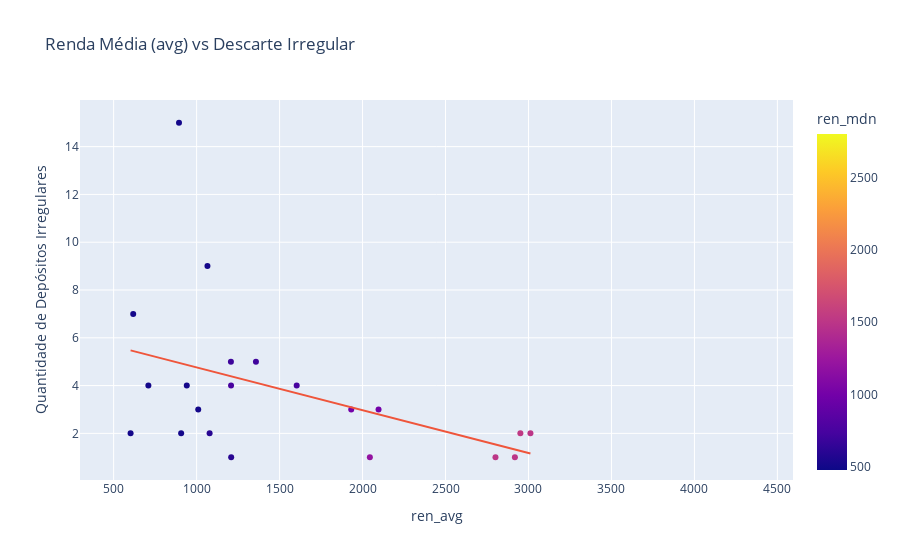

Notebook code for this chart:
### Code cell
fig = px.scatter(
    df,
    x="ren_avg",
    y="Quantidade de Depósitos Irregulares",
    color="ren_mdn",
    hover_name="Bairro",
    trendline="ols",
    title="Renda Média (avg) vs Descarte Irregular",
    labels={"avg": "Renda Média", "mdn": "Mediana da Renda"}
)
fig.show()

### Figure 1 — Plotly figure (JSON) as saved in the notebook; plotly's stock layout.template omitted (floating-point values rounded to 4 significant figures)
{"data": [{"hovertemplate": "<b>%{hovertext}</b><br><br>ren_avg=%{x}<br>Quantidade de Depósitos Irregulares=%{y}<br>ren_mdn=%{marker.color}<extra></extra>", "hovertext": ["Batista Campos", "Canudos", "Cidade Velha", "Condor", "Cremação", "Guamá", "Jurunas", "Marambaia", "Marco", "Fátima", "Nazaré", "Pedreira", "Reduto", "Sacramenta", "São Brás", "Souza", "Telégrafo", "Montese (Terra Firme)", "Campina", "Umarizal", "Barreiro", "Maracangalha", "Miramar", "Curió-Utinga", "Val-de-Cães", "Mangueirão", "Universitário", "Castanheira", "Guanabara", "Águas Lindas", "Aurá", "Bengui", "Cabanagem", "Coqueiro", "Parque Verde", "Pratinha", "São Clemente", "Tapanã", "Una", "Águas Negras", "Agulha", "Campina de Icoaraci", "Cruzeiro", "Maracacuera", "Paracuri", "Parque Guajará", "Ponta Grossa", "Tenoné", "São João do Outeiro", "Itaiteua", "Brasília", "Água Boa", "Aeroporto", "Arirambá", "Carananduba", "Caruara", "Farol", "Mangueiras", "Maracajá", "Natal do Murubira", "Porto Arthur", "São Francisco", "Sucurijuquara", "Vila", "Praia Grande", "Chapéu Virado", "Murubira", "Bonfim", "Marahú", "Paraíso", "Baía do Sol"], "legendgroup": "", "marker": {"color": [2000.0, 700.0, 1000.0, 510.0, 800.0, 510.0, 510.0, 710.0, 1000.0, 600.0, 2800.0, 750.0, 2300.0, 510.0, 1500.0, 1200.0, 510.0, 510.0, 1530.0, 1500.0, 510.0, 510.0, 600.0, 600.0, 1500.0, 700.0, 510.0, 700.0, 510.0, 510.0, 510.0, 510.0, 510.0, 750.0, 600.0, 510.0, 510.0, 510.0, 510.0, 510.0, 510.0, 510.0, 510.0, 510.0, 510.0, 510.0, 600.0, 510.0, 510.0, 510.0, 510.0, 510.0, 510.0, 510.0, 510.0, 510.0, 510.0, 510.0, 510.0, 510.0, 510.0, 510.0, 510.0, 510.0, 510.0, 510.0, 510.0, 480.0, 740.5, 500.0, 510.0], "coloraxis": "coloraxis", "symbol": "circle"}, "mode": "markers", "name": "", "orientation": "v", "showlegend": false, "type": "scatter", "x": [3742.0, 1276.0, 1932.0, 845.5, 1770.0, 940.7, 1065.0, 1358.0, 2096.0, 1125.0, 4357.0, 1603.0, 4335.0, 906.8, 2918.0, 2044.0, 1010.0, 714.4, 2951.0, 3012.0, 614.4, 937.9, 1208.0, 1179.0, 2801.0, 1274.0, 627.3, 1207.0, 743.2, 621.7, 592.3, 709.4, 670.9, 1207.0, 1397.0, 960.0, 602.1, 893.8, 738.4, 823.7, 827.4, 876.3, 1018.0, 649.5, 617.9, 777.7, 1078.0, 890.5, 785.0, 676.8, 642.4, 763.5, 743.8, 774.6, 689.7, 640.0, 932.9, 768.6, 779.5, 698.1, 803.5, 865.1, 561.4, 937.1, 1133.0, 864.4, 703.4, 534.6, 1545.0, 740.5, 661.5], "xaxis": "x", "y": [NaN, NaN, 3.0, NaN, NaN, 4.0, 9.0, 5.0, 3.0, NaN, NaN, 4.0, NaN, 2.0, 1.0, 1.0, 3.0, NaN, 2.0, 2.0, NaN, NaN, 1.0, NaN, 1.0, NaN, NaN, 5.0, NaN, NaN, NaN, 4.0, NaN, 4.0, NaN, NaN, 2.0, 15.0, NaN, NaN, NaN, NaN, NaN, NaN, 7.0, NaN, 2.0, NaN, NaN, NaN, NaN, NaN, NaN, NaN, NaN, NaN, NaN, NaN, NaN, NaN, NaN, NaN, NaN, NaN, NaN, NaN, NaN, NaN, NaN, NaN, NaN], "yaxis": "y"}, {"hovertemplate": "<b>OLS trendline</b><br>Quantidade de Depósitos Irregulares = -0.0017895 * ren_avg + 6.55006<br>R<sup>2</sup>=0.194130<br><br>ren_avg=%{x}<br>Quantidade de Depósitos Irregulares=%{y} <b>(trend)</b><extra></extra>", "legendgroup": "", "marker": {"symbol": "circle"}, "mode": "lines", "name": "", "showlegend": false, "type": "scatter", "x": [602.1, 617.9, 709.4, 893.8, 906.8, 940.7, 1010.0, 1065.0, 1078.0, 1207.0, 1207.0, 1208.0, 1358.0, 1603.0, 1932.0, 2044.0, 2096.0, 2801.0, 2918.0, 2951.0, 3012.0], "xaxis": "x", "y": [5.473, 5.444, 5.281, 4.951, 4.927, 4.867, 4.743, 4.644, 4.621, 4.391, 4.389, 4.388, 4.121, 3.681, 3.093, 2.892, 2.799, 1.538, 1.328, 1.269, 1.161], "yaxis": "y"}], "layout": {"coloraxis": {"colorbar": {"title": {"text": "ren_mdn"}}, "colorscale": [[0, "#0d0887"], [0.1111, "#46039f"], [0.2222, "#7201a8"], [0.3333, "#9c179e"], [0.4444, "#bd3786"], [0.5556, "#d8576b"], [0.6667, "#ed7953"], [0.7778, "#fb9f3a"], [0.8889, "#fdca26"], [1, "#f0f921"]]}, "legend": {"tracegroupgap": 0}, "title": {"text": "Renda Média (avg) vs Descarte Irregular"}, "xaxis": {"anchor": "y", "domain": [0, 1], "title": {"text": "ren_avg"}}, "yaxis": {"anchor": "x", "domain": [0, 1], "title": {"text": "Quantidade de Depósitos Irregulares"}}}}
